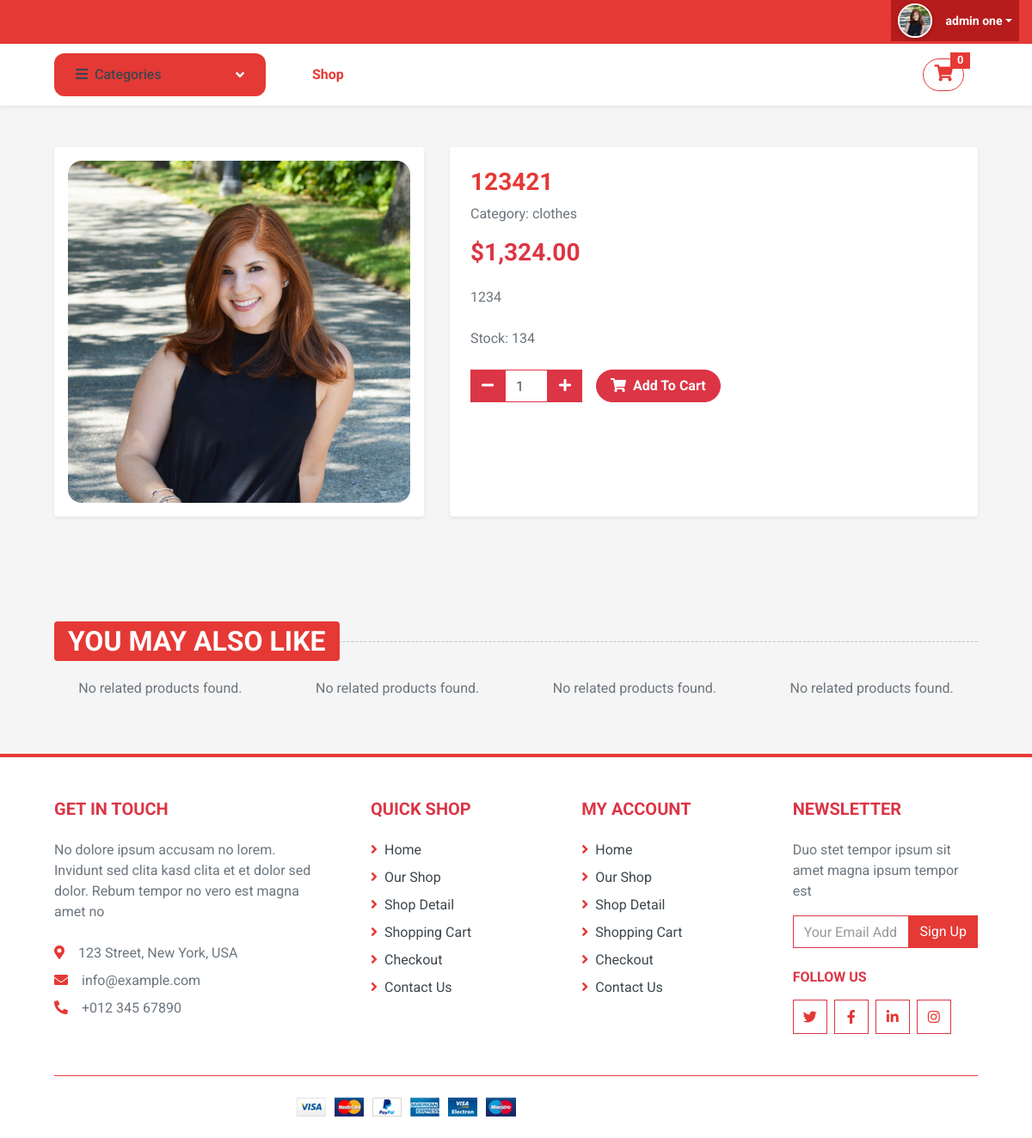
Page /detail.php?id=8 (signed in) on the committed database.
### tables this page shows
CREATE TABLE `products` (
  `id` int(11) NOT NULL,
  `name` varchar(150) NOT NULL,
  `description` text DEFAULT NULL,
  `price` decimal(10,2) NOT NULL,
  `stock` int(11) DEFAULT 0,
  `category_id` int(11) DEFAULT NULL,
  `image` varchar(255) DEFAULT NULL,
  `created_at` datetime DEFAULT current_timestamp()
);

CREATE TABLE `categories` (
  `id` int(11) NOT NULL,
  `name` varchar(100) NOT NULL,
  `description` text DEFAULT NULL,
  `created_at` datetime DEFAULT current_timestamp()
);

### components/shop-contents/detail-content.php (the view, shortened to what this page needs)
<div class="container-fluid pb-5">
    <div class="row px-xl-5">
        <div class="col-lg-5 mb-30">
            <div class="bg-light p-3 rounded shadow-sm">
                <img class="img-fluid w-100" src="uploads/products/<?php echo htmlspecialchars($product['image']); ?>" alt="<?php echo htmlspecialchars($product['name']); ?>" style="border-radius:1rem;">
            </div>
        </div>
        <div class="col-lg-7 h-auto mb-30">
            <div class="h-100 bg-light p-4 rounded shadow-sm">
                <h3 class="font-weight-bold" style="color:#e53935;"><?php echo htmlspecialchars($product['name']); ?></h3>
                <p class="text-muted">Category: <?php echo htmlspecialchars($product['category_name']); ?></p>
                <h3 class="font-weight-semi-bold mb-4 text-danger">$<?php echo number_format($product['price'], 2); ?></h3>
                <p class="mb-4"><?php echo htmlspecialchars($product['description']); ?></p>
                <p class="text-muted">Stock: <?php echo $product['stock'] > 0 ? $product['stock'] : '<span class="text-danger font-weight-bold">Out of Stock</span>'; ?></p>
                <form method="POST" action="add-to-cart.php">
                    <div class="d-flex align-items-center mb-4 pt-2">
                        <div class="input-group quantity mr-3" style="width: 130px;">
                            <div class="input-group-btn">
                                <button class="btn btn-danger btn-minus" type="button">
                                    <i class="fa fa-minus"></i>
                                </button>
                            </div>
                            <input type="number" name="quantity" class="form-control bg-white border-danger text-center" value="1" min="1" max="<?php echo $product['stock']; ?>">
                            <div class="input-group-btn">
                                <button class="btn btn-danger btn-plus" type="button">
                                    <i class="fa fa-plus"></i>
                                </button>
                            </div>
                        </div>
                        <button type="submit" name="add_to_cart" class="btn btn-danger px-3 rounded-pill font-weight-bold" <?php echo $product['stock'] > 0 ? '' : 'disabled'; ?>>
                            <i class="fa fa-shopping-cart mr-1"></i> Add To Cart
                        </button>
                    </div>
                </form>
            </div>
        </div>
    </div>
</div>
<div class="container-fluid py-5">
    <h2 class="section-title position-relative text-uppercase mx-xl-5 mb-4">
        <span class="px-3 py-1 rounded" style="background: #e53935; color: #fff;">You May Also Like</span>
    </h2>
    <div class="row px-xl-5">
        <div class="col">
            <div class="owl-carousel related-carousel">
                <?php
                $related_query = "SELECT id, name, price, image
                                  FROM products
                                  WHERE category_id = ? AND id != ? AND stock > 0
                                  ORDER BY RAND() LIMIT 6";
                $stmt = $conn->prepare($related_query);
                $stmt->bind_param("ii", $product['category_id'], $product['id']);
                $stmt->execute();
                $related_result = $stmt->get_result();
                if ($related_result->num_rows > 0) {
                    while ($related_product = $related_result->fetch_assoc()) {
                        ?>
                        <div class="product-item bg-light rounded shadow-sm">
                            <div class="product-img position-relative overflow-hidden" style="border-radius:1rem 1rem 0 0;">
                                <img class="img-fluid w-100" src="uploads/products/<?php echo htmlspecialchars($related_product['image']); ?>" alt="<?php echo htmlspecialchars($related_product['name']); ?>">
                                <div class="product-action">
                                    <form method="POST" action="detail.php?id=<?php echo $related_product['id']; ?>">
                                        <input type="hidden" name="product_id" value="<?php echo $related_product['id']; ?>">
                                        <input type="hidden" name="quantity" value="1">
                                        <button type="submit" name="add_to_cart" class="btn btn-outline-danger btn-square">
                                            <i class="fa fa-shopping-cart"></i>
                                        </button>
                                    </form>
                                    <a class="btn btn-danger btn-square" href="detail.php?id=<?php echo $related_product['id']; ?>"><i class="fa fa-search"></i></a>
                                </div>
                            </div>
                            <div class="text-center py-4">
                                <a class="h6 text-decoration-none text-truncate" href="detail.php?id=<?php echo $related_product['id']; ?>" style="color:#e53935;"><?php echo htmlspecialchars($related_product['name']); ?></a>
                                <div class="d-flex align-items-center justify-content-center mt-2">
                                    <h5 class="text-danger">$<?php echo number_format($related_product['price'], 2); ?></h5>
                                </div>
                            </div>
                        </div>
                        <?php
                    }
                } else {
                    echo '<p class="text-center">No related products found.</p>';
                }
                ?>
            </div>
        </div>
    </div>
</div>

### rows in the picture
products: image (picture), name "123421", category.name "clothes", price "1,324.00", description "1234", stock "134"

### other values in the picture
$_SESSION['first_name'] . ' ' . $_SESSION['last_name'] "admin one"
$cart_count "0"
